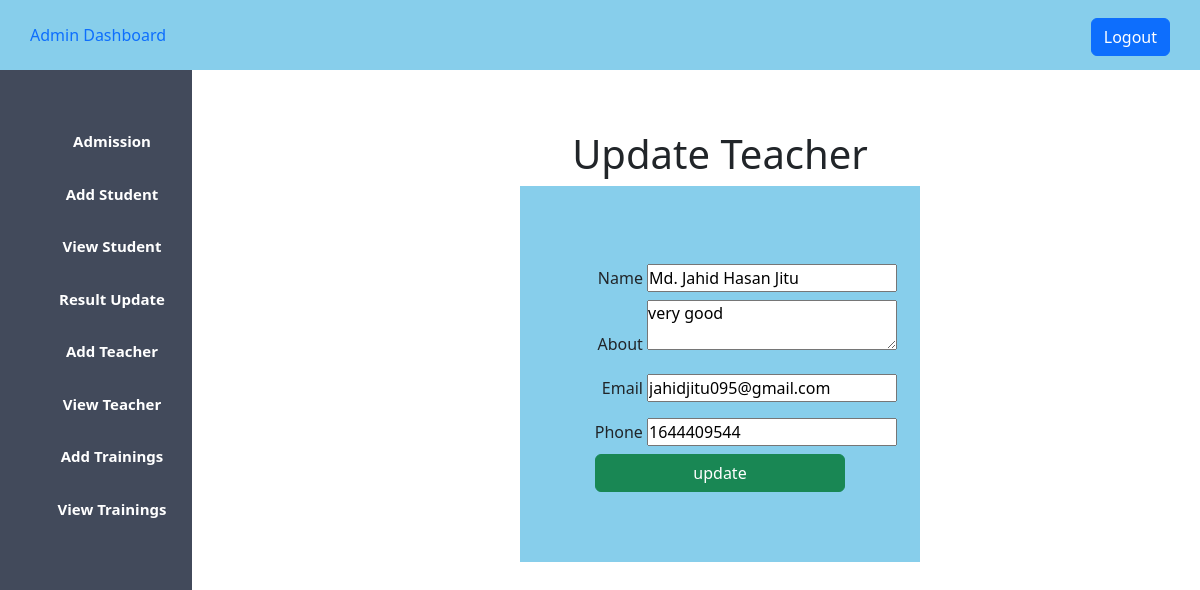
Screenshot of /car_managment/admin_update_teacher.php?teacher_id=6 (signed in) with the database file from the repository.
### tables this page shows
CREATE TABLE `teacher` (
  `id` int(20) NOT NULL,
  `name` varchar(40) DEFAULT NULL,
  `description` varchar(50) DEFAULT NULL,
  `email` varchar(30) DEFAULT NULL,
  `phone` int(20) DEFAULT NULL
);

### car_managment/admin_update_teacher.php (the view, shortened to what this page needs)
<?php
$host = "localhost";
$username = "root";
$password = "";
$database = "car_project";
$data = mysqli_connect($host, $username, $password, $database);
$id = $_GET['teacher_id'];
$sql = "SELECT * FROM teacher WHERE id='$id' ";
$result = mysqli_query($data, $sql);
$info = $result->fetch_assoc();
?>
<!DOCTYPE html>
<html lang="en">
<head>
    <?php
    include "admin_css.php";
    ?>
</head>
<body>
    <?php
    include "admin_sidebar.php";
    ?>
    <div class="content">
        <center>
            <h1>Update Teacher</h1>
            <div class="div_deg">
                <form action="#" method="post">
                    <div>
                        <label for="">Name</label>
                        <input type="text" name="name" value="<?php echo "{$info['name']}"; ?>">
                    </div>
                    <div>
                        <label for="">About</label>
                        <textarea name="about" id="" value="<?php echo "{$info['description']}"; ?>"><?php echo "{$info['description']}"; ?></textarea>
                    </div>
                    <div>
                        <label for="">Email</label>
                        <input type="text" name="email" value="<?php echo "{$info['email']}"; ?>">
                    </div>
                    <div>
                        <label for="">Phone</label>
                        <input type="number" name="phone" value="<?php echo "{$info['phone']}"; ?>">
                    </div>
                    <div>
                        <input class="btn btn-success" type="submit" name="update" value="update">
                    </div>
                </form>
            </div>
        </center>
    </div>
</body>
</html>

### car_managment/styles/admin.css (style rules this page uses)
* { padding: 0; margin: 0; }
.content { margin-left: 20%; margin-top: 5%; }

### car_managment/admin_update_teacher.php (style rules this page uses)
label { display: inline-block; width: 100px; text-align: right; padding-top: 10px; padding-bottom: 10px; }
input { width: 250px; }
textarea { width: 250px; }
.div_deg { background-color: skyblue; width: 400px; padding-top: 70px; padding-bottom: 70px; }

### rows the page displays
teacher: name "Md. Jahid Hasan Jitu", about "very good", email "jahidjitu095@gmail.com", phone "1644409544"
